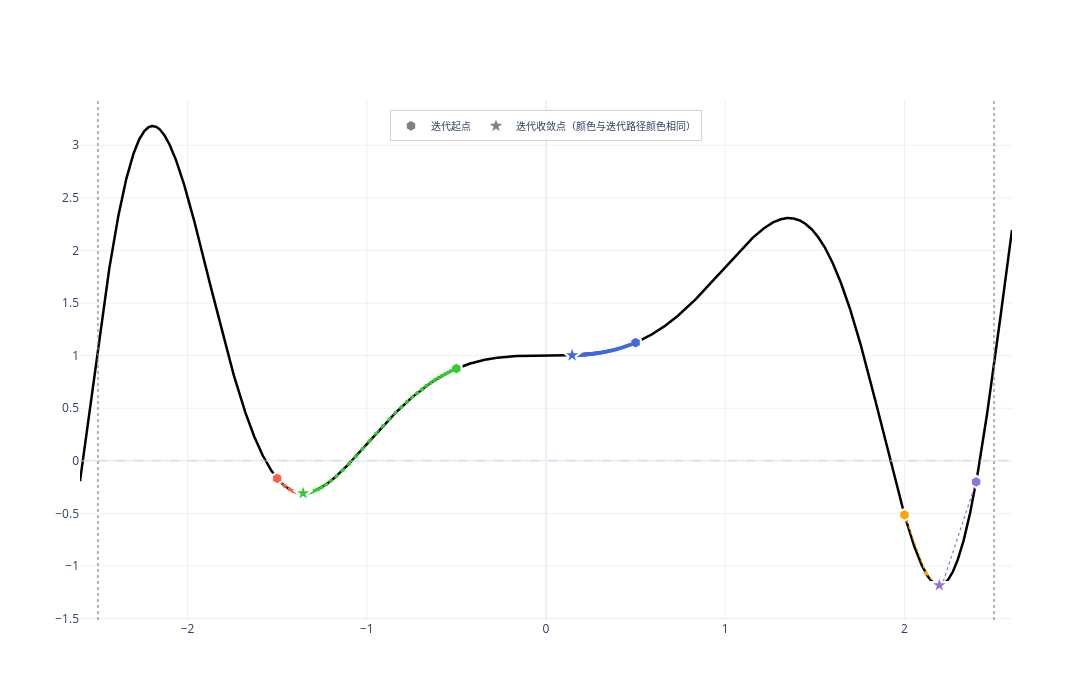

Notebook code for this chart:
### Markdown cell above
一个常见的说法是：梯度下降法在非凸函数上会"受困于鞍点"，这是深度学习训练的主要障碍之一。

**仿真演示**：

选取具有多个局部极值和鞍点的震荡函数 $f(x) = x\sin(x^2) + 1$，从5个不同初始点出发执行梯度下降法，观察收敛行为。

### Code cell
# ===== 导入必要的库 =====
import numpy as np                      # 数值计算库
import plotly.graph_objects as go      # 交互式可视化库
from scipy.optimize import minimize_scalar  # 用于辅助寻找极值点（本实验中未直接使用）

# ========= 非凸函数定义 =========
def f_nonconvex(x):
    """
    非凸函数：f(x) = x * sin(x^2) + 1
    该函数在定义域内存在多个局部极大值、局部极小值和鞍点
    """
    return x * np.sin(x**2) + 1

def df_nonconvex(x):
    """
    非凸函数的一阶导数：
    f'(x) = sin(x^2) + 2 * x^2 * cos(x^2)
    使用链式法则求导：d/dx [x * sin(x^2)] = sin(x^2) + x * cos(x^2) * 2x
    """
    return np.sin(x**2) + 2 * x**2 * np.cos(x**2)

# ========= 定义域边界 =========
DOMAIN_L = -2.5    # 定义域左边界
DOMAIN_R = 2.5     # 定义域右边界

# ========= 多起点实验配置 =========
initial_points = [-1.5, -0.5, 0.5, 2.0, 2.4]  # 五个不同初始点
eta = 0.02                                    # 步长（取较小值以保证在震荡函数上稳定）
epsilon = 0.001                                # 梯度收敛阈值
max_iter = 80                                 # 最大迭代次数

# ========= 生成函数曲线 =========
x_curve = np.linspace(-2.6, 2.6, 3000)
y_curve = f_nonconvex(x_curve)

# ========= 创建图形 =========
fig = go.Figure()

# 绘制非凸函数曲线（黑色粗线）
fig.add_trace(go.Scatter(
    x=x_curve,
    y=y_curve,
    mode="lines",
    line=dict(color="black", width=2.5),
    showlegend=False
))

# 绘制定义域边界（灰色虚线）
fig.add_vline(x=DOMAIN_L, line_dash="dot", line_color="gray", opacity=0.6)
fig.add_vline(x=DOMAIN_R, line_dash="dot", line_color="gray", opacity=0.6)

# ========= 颜色方案 =========
colors = ['tomato', 'limegreen', 'royalblue', 'orange', 'mediumpurple']

# 存储收敛结果
convergence_results = []

# ========= 对每个初始点执行梯度下降法 =========
for init_idx, x0 in enumerate(initial_points):
    color = colors[init_idx % len(colors)]

    xs = [x0]                                 # 记录迭代路径
    ys = [f_nonconvex(x0)]
    x_current = x0

    for k in range(max_iter):
        grad = df_nonconvex(x_current)        # 计算当前梯度
        x_next = x_current - eta * grad       # 梯度下降更新
        x_next = np.clip(x_next, DOMAIN_L + 1e-6, DOMAIN_R - 1e-6)  # 限制在定义域内

        xs.append(x_next)                     # 记录新位置
        ys.append(f_nonconvex(x_next))        # 记录新位置函数值

        if abs(grad) < epsilon:               # 梯度足够小则停止
            break
        x_current = x_next                    # 更新当前参数

    # 保存收敛结果
    convergence_results.append({
        'start': x0,
        'end': xs[-1],
        'loss': ys[-1],
        'steps': len(xs) - 1,
        'color': color
    })

    # 绘制起始点（六边形）
    fig.add_trace(go.Scatter(
        x=[xs[0]],
        y=[ys[0]],
        mode="markers",
        marker=dict(
            color=color,
            size=12,
            symbol='hexagon',
            line=dict(width=2, color='white')
        ),
        showlegend=False
    ))

    # 绘制迭代路径（彩色虚线连接线）
    for i in range(len(xs)-1):
        fig.add_trace(go.Scatter(
            x=[xs[i], xs[i+1]],
            y=[ys[i], ys[i+1]],
            mode="lines",
            line=dict(color=color, width=1.2, dash='dot'),
            showlegend=False
        ))

    # 绘制中间迭代点（小圆点）
    fig.add_trace(go.Scatter(
        x=xs[1:-1],
        y=ys[1:-1],
        mode="markers",
        marker=dict(color=color, size=4),
        showlegend=False
    ))

    # 绘制收敛终点（星形）
    fig.add_trace(go.Scatter(
        x=[xs[-1]],
        y=[ys[-1]],
        mode="markers",
        marker=dict(
            color=color,
            size=14,
            symbol='star',
            line=dict(width=2, color='white')
        ),
        showlegend=False
    ))

# ========= 图例说明 =========
# 添加图例条目（使用空数据点，仅用于显示图例）
fig.add_trace(go.Scatter(
    x=[None], y=[None],
    mode="markers",
    marker=dict(symbol="hexagon", size=12, color="gray", line=dict(width=2, color="white")),
    name="迭代起点"
))

fig.add_trace(go.Scatter(
    x=[None], y=[None],
    mode="markers",
    marker=dict(symbol="star", size=14, color="gray", line=dict(width=2, color="white")),
    name="迭代收敛点（颜色与迭代路径颜色相同）"
))

# 绘制 y=0 参考线（浅灰色虚线）
fig.add_hline(y=0, line_dash="dash", line_color="lightgray", opacity=0.5)

# ========= 设置图形布局 =========
fig.update_layout(
    title=None,
    xaxis_title=None,
    yaxis_title=None,
    template="plotly_white",
    width=1200,
    height=700,
    xaxis=dict(range=[-2.6, 2.6]),
    hovermode="x unified",
    showlegend=True,
    legend=dict(
        orientation="h",
        yanchor="top",
        y=0.98,
        xanchor="center",
        x=0.5,
        bgcolor="rgba(255,255,255,0.85)",
        bordercolor="lightgray",
        borderwidth=1,
        font=dict(size=10)
    ),
    annotations=[]
)

fig.show()

# ========= 打印收敛结果汇总 =========
print("\n" + "=" * 70)
print("【梯度下降法收敛结果汇总 — 定义域 (-2.5, 2.5) 开区间】")
print("=" * 70)

for res in convergence_results:
    print(f"起点x={res['start']:.1f} → 收敛点 x = {res['end']:.4f}, f(x) = {res['loss']:.4f}")

print("=" * 70)
print("💡 关键观察：起点x=0.5 收敛到 x≈0.1458, f(x)≈1.0031")
print("   该点梯度 ≈ 0，但并非局部极小值——这是一个典型的鞍点！")

### Figure 1 — Plotly figure (JSON) as saved in the notebook; plotly's stock layout.template omitted (floating-point values rounded to 4 significant figures; data arrays with more than 128 entries replaced by an {"elided": "..."} marker saying what was removed)
{"data": [{"line": {"color": "black", "width": 2.5}, "mode": "lines", "showlegend": false, "type": "scatter", "x": {"elided": "3000 float values"}, "y": {"elided": "3000 float values"}}, {"marker": {"color": "tomato", "line": {"color": "white", "width": 2}, "size": 12, "symbol": "hexagon"}, "mode": "markers", "showlegend": false, "type": "scatter", "x": [-1.5], "y": [-0.1671]}, {"line": {"color": "tomato", "dash": "dot", "width": 1.2}, "mode": "lines", "showlegend": false, "type": "scatter", "x": [-1.5, -1.459], "y": [-0.1671, -0.2377]}, {"line": {"color": "tomato", "dash": "dot", "width": 1.2}, "mode": "lines", "showlegend": false, "type": "scatter", "x": [-1.459, -1.431], "y": [-0.2377, -0.2714]}, {"line": {"color": "tomato", "dash": "dot", "width": 1.2}, "mode": "lines", "showlegend": false, "type": "scatter", "x": [-1.431, -1.411], "y": [-0.2714, -0.2882]}, {"line": {"color": "tomato", "dash": "dot", "width": 1.2}, "mode": "lines", "showlegend": false, "type": "scatter", "x": [-1.411, -1.397], "y": [-0.2882, -0.297]}, {"line": {"color": "tomato", "dash": "dot", "width": 1.2}, "mode": "lines", "showlegend": false, "type": "scatter", "x": [-1.397, -1.386], "y": [-0.297, -0.3017]}, {"line": {"color": "tomato", "dash": "dot", "width": 1.2}, "mode": "lines", "showlegend": false, "type": "scatter", "x": [-1.386, -1.379], "y": [-0.3017, -0.3043]}, {"line": {"color": "tomato", "dash": "dot", "width": 1.2}, "mode": "lines", "showlegend": false, "type": "scatter", "x": [-1.379, -1.373], "y": [-0.3043, -0.3057]}, {"line": {"color": "tomato", "dash": "dot", "width": 1.2}, "mode": "lines", "showlegend": false, "type": "scatter", "x": [-1.373, -1.369], "y": [-0.3057, -0.3065]}, {"line": {"color": "tomato", "dash": "dot", "width": 1.2}, "mode": "lines", "showlegend": false, "type": "scatter", "x": [-1.369, -1.365], "y": [-0.3065, -0.307]}, {"line": {"color": "tomato", "dash": "dot", "width": 1.2}, "mode": "lines", "showlegend": false, "type": "scatter", "x": [-1.365, -1.363], "y": [-0.307, -0.3073]}, {"line": {"color": "tomato", "dash": "dot", "width": 1.2}, "mode": "lines", "showlegend": false, "type": "scatter", "x": [-1.363, -1.361], "y": [-0.3073, -0.3074]}, {"line": {"color": "tomato", "dash": "dot", "width": 1.2}, "mode": "lines", "showlegend": false, "type": "scatter", "x": [-1.361, -1.36], "y": [-0.3074, -0.3075]}, {"line": {"color": "tomato", "dash": "dot", "width": 1.2}, "mode": "lines", "showlegend": false, "type": "scatter", "x": [-1.36, -1.359], "y": [-0.3075, -0.3075]}, {"line": {"color": "tomato", "dash": "dot", "width": 1.2}, "mode": "lines", "showlegend": false, "type": "scatter", "x": [-1.359, -1.358], "y": [-0.3075, -0.3076]}, {"line": {"color": "tomato", "dash": "dot", "width": 1.2}, "mode": "lines", "showlegend": false, "type": "scatter", "x": [-1.358, -1.357], "y": [-0.3076, -0.3076]}, {"line": {"color": "tomato", "dash": "dot", "width": 1.2}, "mode": "lines", "showlegend": false, "type": "scatter", "x": [-1.357, -1.357], "y": [-0.3076, -0.3076]}, {"line": {"color": "tomato", "dash": "dot", "width": 1.2}, "mode": "lines", "showlegend": false, "type": "scatter", "x": [-1.357, -1.356], "y": [-0.3076, -0.3076]}, {"line": {"color": "tomato", "dash": "dot", "width": 1.2}, "mode": "lines", "showlegend": false, "type": "scatter", "x": [-1.356, -1.356], "y": [-0.3076, -0.3076]}, {"line": {"color": "tomato", "dash": "dot", "width": 1.2}, "mode": "lines", "showlegend": false, "type": "scatter", "x": [-1.356, -1.356], "y": [-0.3076, -0.3076]}, {"line": {"color": "tomato", "dash": "dot", "width": 1.2}, "mode": "lines", "showlegend": false, "type": "scatter", "x": [-1.356, -1.356], "y": [-0.3076, -0.3076]}, {"line": {"color": "tomato", "dash": "dot", "width": 1.2}, "mode": "lines", "showlegend": false, "type": "scatter", "x": [-1.356, -1.356], "y": [-0.3076, -0.3076]}, {"line": {"color": "tomato", "dash": "dot", "width": 1.2}, "mode": "lines", "showlegend": false, "type": "scatter", "x": [-1.356, -1.356], "y": [-0.3076, -0.3076]}, {"line": {"color": "tomato", "dash": "dot", "width": 1.2}, "mode": "lines", "showlegend": false, "type": "scatter", "x": [-1.356, -1.355], "y": [-0.3076, -0.3076]}, {"line": {"color": "tomato", "dash": "dot", "width": 1.2}, "mode": "lines", "showlegend": false, "type": "scatter", "x": [-1.355, -1.355], "y": [-0.3076, -0.3076]}, {"line": {"color": "tomato", "dash": "dot", "width": 1.2}, "mode": "lines", "showlegend": false, "type": "scatter", "x": [-1.355, -1.355], "y": [-0.3076, -0.3076]}, {"line": {"color": "tomato", "dash": "dot", "width": 1.2}, "mode": "lines", "showlegend": false, "type": "scatter", "x": [-1.355, -1.355], "y": [-0.3076, -0.3076]}, {"line": {"color": "tomato", "dash": "dot", "width": 1.2}, "mode": "lines", "showlegend": false, "type": "scatter", "x": [-1.355, -1.355], "y": [-0.3076, -0.3076]}, {"line": {"color": "tomato", "dash": "dot", "width": 1.2}, "mode": "lines", "showlegend": false, "type": "scatter", "x": [-1.355, -1.355], "y": [-0.3076, -0.3076]}, {"marker": {"color": "tomato", "size": 4}, "mode": "markers", "showlegend": false, "type": "scatter", "x": [-1.459, -1.431, -1.411, -1.397, -1.386, -1.379, -1.373, -1.369, -1.365, -1.363, -1.361, -1.36, -1.359, -1.358, -1.357, -1.357, -1.356, -1.356, -1.356, -1.356, -1.356, -1.356, -1.355, -1.355, -1.355, -1.355, -1.355], "y": [-0.2377, -0.2714, -0.2882, -0.297, -0.3017, -0.3043, -0.3057, -0.3065, -0.307, -0.3073, -0.3074, -0.3075, -0.3075, -0.3076, -0.3076, -0.3076, -0.3076, -0.3076, -0.3076, -0.3076, -0.3076, -0.3076, -0.3076, -0.3076, -0.3076, -0.3076, -0.3076]}, {"marker": {"color": "tomato", "line": {"color": "white", "width": 2}, "size": 14, "symbol": "star"}, "mode": "markers", "showlegend": false, "type": "scatter", "x": [-1.355], "y": [-0.3076]}, {"marker": {"color": "limegreen", "line": {"color": "white", "width": 2}, "size": 12, "symbol": "hexagon"}, "mode": "markers", "showlegend": false, "type": "scatter", "x": [-0.5], "y": [0.8763]}, {"line": {"color": "limegreen", "dash": "dot", "width": 1.2}, "mode": "lines", "showlegend": false, "type": "scatter", "x": [-0.5, -0.5146], "y": [0.8763, 0.8653]}, {"line": {"color": "limegreen", "dash": "dot", "width": 1.2}, "mode": "lines", "showlegend": false, "type": "scatter", "x": [-0.5146, -0.5301], "y": [0.8653, 0.853]}, {"line": {"color": "limegreen", "dash": "dot", "width": 1.2}, "mode": "lines", "showlegend": false, "type": "scatter", "x": [-0.5301, -0.5464], "y": [0.853, 0.8392]}, {"line": {"color": "limegreen", "dash": "dot", "width": 1.2}, "mode": "lines", "showlegend": false, "type": "scatter", "x": [-0.5464, -0.5637], "y": [0.8392, 0.8238]}, {"line": {"color": "limegreen", "dash": "dot", "width": 1.2}, "mode": "lines", "showlegend": false, "type": "scatter", "x": [-0.5637, -0.5821], "y": [0.8238, 0.8065]}, {"line": {"color": "limegreen", "dash": "dot", "width": 1.2}, "mode": "lines", "showlegend": false, "type": "scatter", "x": [-0.5821, -0.6015], "y": [0.8065, 0.7871]}, {"line": {"color": "limegreen", "dash": "dot", "width": 1.2}, "mode": "lines", "showlegend": false, "type": "scatter", "x": [-0.6015, -0.6221], "y": [0.7871, 0.7652]}, {"line": {"color": "limegreen", "dash": "dot", "width": 1.2}, "mode": "lines", "showlegend": false, "type": "scatter", "x": [-0.6221, -0.644], "y": [0.7652, 0.7405]}, {"line": {"color": "limegreen", "dash": "dot", "width": 1.2}, "mode": "lines", "showlegend": false, "type": "scatter", "x": [-0.644, -0.6672], "y": [0.7405, 0.7127]}, {"line": {"color": "limegreen", "dash": "dot", "width": 1.2}, "mode": "lines", "showlegend": false, "type": "scatter", "x": [-0.6672, -0.6919], "y": [0.7127, 0.6812]}, {"line": {"color": "limegreen", "dash": "dot", "width": 1.2}, "mode": "lines", "showlegend": false, "type": "scatter", "x": [-0.6919, -0.7181], "y": [0.6812, 0.6458]}, {"line": {"color": "limegreen", "dash": "dot", "width": 1.2}, "mode": "lines", "showlegend": false, "type": "scatter", "x": [-0.7181, -0.7459], "y": [0.6458, 0.606]}, {"line": {"color": "limegreen", "dash": "dot", "width": 1.2}, "mode": "lines", "showlegend": false, "type": "scatter", "x": [-0.7459, -0.7754], "y": [0.606, 0.5614]}, {"line": {"color": "limegreen", "dash": "dot", "width": 1.2}, "mode": "lines", "showlegend": false, "type": "scatter", "x": [-0.7754, -0.8065], "y": [0.5614, 0.5116]}, {"line": {"color": "limegreen", "dash": "dot", "width": 1.2}, "mode": "lines", "showlegend": false, "type": "scatter", "x": [-0.8065, -0.8394], "y": [0.5116, 0.4564]}, {"line": {"color": "limegreen", "dash": "dot", "width": 1.2}, "mode": "lines", "showlegend": false, "type": "scatter", "x": [-0.8394, -0.8738], "y": [0.4564, 0.3958]}, {"line": {"color": "limegreen", "dash": "dot", "width": 1.2}, "mode": "lines", "showlegend": false, "type": "scatter", "x": [-0.8738, -0.9097], "y": [0.3958, 0.3302]}, {"line": {"color": "limegreen", "dash": "dot", "width": 1.2}, "mode": "lines", "showlegend": false, "type": "scatter", "x": [-0.9097, -0.9468], "y": [0.3302, 0.2604]}, {"line": {"color": "limegreen", "dash": "dot", "width": 1.2}, "mode": "lines", "showlegend": false, "type": "scatter", "x": [-0.9468, -0.9848], "y": [0.2604, 0.1877]}, {"line": {"color": "limegreen", "dash": "dot", "width": 1.2}, "mode": "lines", "showlegend": false, "type": "scatter", "x": [-0.9848, -1.023], "y": [0.1877, 0.1139]}, {"line": {"color": "limegreen", "dash": "dot", "width": 1.2}, "mode": "lines", "showlegend": false, "type": "scatter", "x": [-1.023, -1.062], "y": [0.1139, 0.04139]}, {"line": {"color": "limegreen", "dash": "dot", "width": 1.2}, "mode": "lines", "showlegend": false, "type": "scatter", "x": [-1.062, -1.099], "y": [0.04139, -0.02728]}, {"line": {"color": "limegreen", "dash": "dot", "width": 1.2}, "mode": "lines", "showlegend": false, "type": "scatter", "x": [-1.099, -1.135], "y": [-0.02728, -0.08964]}, {"line": {"color": "limegreen", "dash": "dot", "width": 1.2}, "mode": "lines", "showlegend": false, "type": "scatter", "x": [-1.135, -1.168], "y": [-0.08964, -0.1438]}, {"line": {"color": "limegreen", "dash": "dot", "width": 1.2}, "mode": "lines", "showlegend": false, "type": "scatter", "x": [-1.168, -1.199], "y": [-0.1438, -0.1885]}, {"line": {"color": "limegreen", "dash": "dot", "width": 1.2}, "mode": "lines", "showlegend": false, "type": "scatter", "x": [-1.199, -1.227], "y": [-0.1885, -0.2239]}, {"line": {"color": "limegreen", "dash": "dot", "width": 1.2}, "mode": "lines", "showlegend": false, "type": "scatter", "x": [-1.227, -1.251], "y": [-0.2239, -0.2505]}, {"line": {"color": "limegreen", "dash": "dot", "width": 1.2}, "mode": "lines", "showlegend": false, "type": "scatter", "x": [-1.251, -1.271], "y": [-0.2505, -0.2697]}, {"line": {"color": "limegreen", "dash": "dot", "width": 1.2}, "mode": "lines", "showlegend": false, "type": "scatter", "x": [-1.271, -1.288], "y": [-0.2697, -0.283]}, {"line": {"color": "limegreen", "dash": "dot", "width": 1.2}, "mode": "lines", "showlegend": false, "type": "scatter", "x": [-1.288, -1.302], "y": [-0.283, -0.292]}, {"line": {"color": "limegreen", "dash": "dot", "width": 1.2}, "mode": "lines", "showlegend": false, "type": "scatter", "x": [-1.302, -1.314], "y": [-0.292, -0.2979]}, {"line": {"color": "limegreen", "dash": "dot", "width": 1.2}, "mode": "lines", "showlegend": false, "type": "scatter", "x": [-1.314, -1.323], "y": [-0.2979, -0.3016]}, {"line": {"color": "limegreen", "dash": "dot", "width": 1.2}, "mode": "lines", "showlegend": false, "type": "scatter", "x": [-1.323, -1.33], "y": [-0.3016, -0.304]}, {"line": {"color": "limegreen", "dash": "dot", "width": 1.2}, "mode": "lines", "showlegend": false, "type": "scatter", "x": [-1.33, -1.336], "y": [-0.304, -0.3054]}, {"line": {"color": "limegreen", "dash": "dot", "width": 1.2}, "mode": "lines", "showlegend": false, "type": "scatter", "x": [-1.336, -1.34], "y": [-0.3054, -0.3063]}, {"line": {"color": "limegreen", "dash": "dot", "width": 1.2}, "mode": "lines", "showlegend": false, "type": "scatter", "x": [-1.34, -1.344], "y": [-0.3063, -0.3068]}, {"line": {"color": "limegreen", "dash": "dot", "width": 1.2}, "mode": "lines", "showlegend": false, "type": "scatter", "x": [-1.344, -1.346], "y": [-0.3068, -0.3072]}, {"line": {"color": "limegreen", "dash": "dot", "width": 1.2}, "mode": "lines", "showlegend": false, "type": "scatter", "x": [-1.346, -1.348], "y": [-0.3072, -0.3073]}, {"line": {"color": "limegreen", "dash": "dot", "width": 1.2}, "mode": "lines", "showlegend": false, "type": "scatter", "x": [-1.348, -1.35], "y": [-0.3073, -0.3075]}, {"line": {"color": "limegreen", "dash": "dot", "width": 1.2}, "mode": "lines", "showlegend": false, "type": "scatter", "x": [-1.35, -1.351], "y": [-0.3075, -0.3075]}, {"line": {"color": "limegreen", "dash": "dot", "width": 1.2}, "mode": "lines", "showlegend": false, "type": "scatter", "x": [-1.351, -1.352], "y": [-0.3075, -0.3076]}, {"line": {"color": "limegreen", "dash": "dot", "width": 1.2}, "mode": "lines", "showlegend": false, "type": "scatter", "x": [-1.352, -1.353], "y": [-0.3076, -0.3076]}, {"line": {"color": "limegreen", "dash": "dot", "width": 1.2}, "mode": "lines", "showlegend": false, "type": "scatter", "x": [-1.353, -1.353], "y": [-0.3076, -0.3076]}, {"line": {"color": "limegreen", "dash": "dot", "width": 1.2}, "mode": "lines", "showlegend": false, "type": "scatter", "x": [-1.353, -1.354], "y": [-0.3076, -0.3076]}, {"line": {"color": "limegreen", "dash": "dot", "width": 1.2}, "mode": "lines", "showlegend": false, "type": "scatter", "x": [-1.354, -1.354], "y": [-0.3076, -0.3076]}, {"line": {"color": "limegreen", "dash": "dot", "width": 1.2}, "mode": "lines", "showlegend": false, "type": "scatter", "x": [-1.354, -1.354], "y": [-0.3076, -0.3076]}, {"line": {"color": "limegreen", "dash": "dot", "width": 1.2}, "mode": "lines", "showlegend": false, "type": "scatter", "x": [-1.354, -1.355], "y": [-0.3076, -0.3076]}, {"line": {"color": "limegreen", "dash": "dot", "width": 1.2}, "mode": "lines", "showlegend": false, "type": "scatter", "x": [-1.355, -1.355], "y": [-0.3076, -0.3076]}, {"line": {"color": "limegreen", "dash": "dot", "width": 1.2}, "mode": "lines", "showlegend": false, "type": "scatter", "x": [-1.355, -1.355], "y": [-0.3076, -0.3076]}, {"line": {"color": "limegreen", "dash": "dot", "width": 1.2}, "mode": "lines", "showlegend": false, "type": "scatter", "x": [-1.355, -1.355], "y": [-0.3076, -0.3076]}, {"line": {"color": "limegreen", "dash": "dot", "width": 1.2}, "mode": "lines", "showlegend": false, "type": "scatter", "x": [-1.355, -1.355], "y": [-0.3076, -0.3076]}, {"line": {"color": "limegreen", "dash": "dot", "width": 1.2}, "mode": "lines", "showlegend": false, "type": "scatter", "x": [-1.355, -1.355], "y": [-0.3076, -0.3076]}, {"line": {"color": "limegreen", "dash": "dot", "width": 1.2}, "mode": "lines", "showlegend": false, "type": "scatter", "x": [-1.355, -1.355], "y": [-0.3076, -0.3076]}, {"line": {"color": "limegreen", "dash": "dot", "width": 1.2}, "mode": "lines", "showlegend": false, "type": "scatter", "x": [-1.355, -1.355], "y": [-0.3076, -0.3076]}, {"line": {"color": "limegreen", "dash": "dot", "width": 1.2}, "mode": "lines", "showlegend": false, "type": "scatter", "x": [-1.355, -1.355], "y": [-0.3076, -0.3076]}, {"line": {"color": "limegreen", "dash": "dot", "width": 1.2}, "mode": "lines", "showlegend": false, "type": "scatter", "x": [-1.355, -1.355], "y": [-0.3076, -0.3076]}, {"marker": {"color": "limegreen", "size": 4}, "mode": "markers", "showlegend": false, "type": "scatter", "x": [-0.5146, -0.5301, -0.5464, -0.5637, -0.5821, -0.6015, -0.6221, -0.644, -0.6672, -0.6919, -0.7181, -0.7459, -0.7754, -0.8065, -0.8394, -0.8738, -0.9097, -0.9468, -0.9848, -1.023, -1.062, -1.099, -1.135, -1.168, -1.199, -1.227, -1.251, -1.271, -1.288, -1.302, -1.314, -1.323, -1.33, -1.336, -1.34, -1.344, -1.346, -1.348, -1.35, -1.351, -1.352, -1.353, -1.353, -1.354, -1.354, -1.354, -1.355, -1.355, -1.355, -1.355, -1.355, -1.355, -1.355, -1.355, -1.355], "y": [0.8653, 0.853, 0.8392, 0.8238, 0.8065, 0.7871, 0.7652, 0.7405, 0.7127, 0.6812, 0.6458, 0.606, 0.5614, 0.5116, 0.4564, 0.3958, 0.3302, 0.2604, 0.1877, 0.1139, 0.04139, -0.02728, -0.08964, -0.1438, -0.1885, -0.2239, -0.2505, -0.2697, -0.283, -0.292, -0.2979, -0.3016, -0.304, -0.3054, -0.3063, -0.3068, -0.3072, -0.3073, -0.3075, -0.3075, -0.3076, -0.3076, -0.3076, -0.3076, -0.3076, -0.3076, -0.3076, -0.3076, -0.3076, -0.3076, -0.3076, -0.3076, -0.3076, -0.3076, -0.3076]}, {"marker": {"color": "limegreen", "line": {"color": "white", "width": 2}, "size": 14, "symbol": "star"}, "mode": "markers", "showlegend": false, "type": "scatter", "x": [-1.355], "y": [-0.3076]}, {"marker": {"color": "royalblue", "line": {"color": "white", "width": 2}, "size": 12, "symbol": "hexagon"}, "mode": "markers", "showlegend": false, "type": "scatter", "x": [0.5], "y": [1.124]}, {"line": {"color": "royalblue", "dash": "dot", "width": 1.2}, "mode": "lines", "showlegend": false, "type": "scatter", "x": [0.5, 0.4854], "y": [1.124, 1.113]}, {"line": {"color": "royalblue", "dash": "dot", "width": 1.2}, "mode": "lines", "showlegend": false, "type": "scatter", "x": [0.4854, 0.4715], "y": [1.113, 1.104]}, {"line": {"color": "royalblue", "dash": "dot", "width": 1.2}, "mode": "lines", "showlegend": false, "type": "scatter", "x": [0.4715, 0.4584], "y": [1.104, 1.096]}, {"line": {"color": "royalblue", "dash": "dot", "width": 1.2}, "mode": "lines", "showlegend": false, "type": "scatter", "x": [0.4584, 0.4461], "y": [1.096, 1.088]}, {"line": {"color": "royalblue", "dash": "dot", "width": 1.2}, "mode": "lines", "showlegend": false, "type": "scatter", "x": [0.4461, 0.4343], "y": [1.088, 1.081]}, {"line": {"color": "royalblue", "dash": "dot", "width": 1.2}, "mode": "lines", "showlegend": false, "type": "scatter", "x": [0.4343, 0.4231], "y": [1.081, 1.075]}, {"line": {"color": "royalblue", "dash": "dot", "width": 1.2}, "mode": "lines", "showlegend": false, "type": "scatter", "x": [0.4231, 0.4125], "y": [1.075, 1.07]}, {"line": {"color": "royalblue", "dash": "dot", "width": 1.2}, "mode": "lines", "showlegend": false, "type": "scatter", "x": [0.4125, 0.4024], "y": [1.07, 1.065]}, {"line": {"color": "royalblue", "dash": "dot", "width": 1.2}, "mode": "lines", "showlegend": false, "type": "scatter", "x": [0.4024, 0.3928], "y": [1.065, 1.06]}, {"line": {"color": "royalblue", "dash": "dot", "width": 1.2}, "mode": "lines", "showlegend": false, "type": "scatter", "x": [0.3928, 0.3836], "y": [1.06, 1.056]}, {"line": {"color": "royalblue", "dash": "dot", "width": 1.2}, "mode": "lines", "showlegend": false, "type": "scatter", "x": [0.3836, 0.3749], "y": [1.056, 1.053]}, {"line": {"color": "royalblue", "dash": "dot", "width": 1.2}, "mode": "lines", "showlegend": false, "type": "scatter", "x": [0.3749, 0.3665], "y": [1.053, 1.049]}, {"line": {"color": "royalblue", "dash": "dot", "width": 1.2}, "mode": "lines", "showlegend": false, "type": "scatter", "x": [0.3665, 0.3585], "y": [1.049, 1.046]}, {"line": {"color": "royalblue", "dash": "dot", "width": 1.2}, "mode": "lines", "showlegend": false, "type": "scatter", "x": [0.3585, 0.3509], "y": [1.046, 1.043]}, {"line": {"color": "royalblue", "dash": "dot", "width": 1.2}, "mode": "lines", "showlegend": false, "type": "scatter", "x": [0.3509, 0.3435], "y": [1.043, 1.04]}, {"line": {"color": "royalblue", "dash": "dot", "width": 1.2}, "mode": "lines", "showlegend": false, "type": "scatter", "x": [0.3435, 0.3365], "y": [1.04, 1.038]}, {"line": {"color": "royalblue", "dash": "dot", "width": 1.2}, "mode": "lines", "showlegend": false, "type": "scatter", "x": [0.3365, 0.3297], "y": [1.038, 1.036]}, {"line": {"color": "royalblue", "dash": "dot", "width": 1.2}, "mode": "lines", "showlegend": false, "type": "scatter", "x": [0.3297, 0.3232], "y": [1.036, 1.034]}, {"line": {"color": "royalblue", "dash": "dot", "width": 1.2}, "mode": "lines", "showlegend": false, "type": "scatter", "x": [0.3232, 0.317], "y": [1.034, 1.032]}, {"line": {"color": "royalblue", "dash": "dot", "width": 1.2}, "mode": "lines", "showlegend": false, "type": "scatter", "x": [0.317, 0.311], "y": [1.032, 1.03]}, {"line": {"color": "royalblue", "dash": "dot", "width": 1.2}, "mode": "lines", "showlegend": false, "type": "scatter", "x": [0.311, 0.3052], "y": [1.03, 1.028]}, {"line": {"color": "royalblue", "dash": "dot", "width": 1.2}, "mode": "lines", "showlegend": false, "type": "scatter", "x": [0.3052, 0.2996], "y": [1.028, 1.027]}, {"line": {"color": "royalblue", "dash": "dot", "width": 1.2}, "mode": "lines", "showlegend": false, "type": "scatter", "x": [0.2996, 0.2942], "y": [1.027, 1.025]}, {"line": {"color": "royalblue", "dash": "dot", "width": 1.2}, "mode": "lines", "showlegend": false, "type": "scatter", "x": [0.2942, 0.2891], "y": [1.025, 1.024]}, {"line": {"color": "royalblue", "dash": "dot", "width": 1.2}, "mode": "lines", "showlegend": false, "type": "scatter", "x": [0.2891, 0.2841], "y": [1.024, 1.023]}, {"line": {"color": "royalblue", "dash": "dot", "width": 1.2}, "mode": "lines", "showlegend": false, "type": "scatter", "x": [0.2841, 0.2792], "y": [1.023, 1.022]}, {"line": {"color": "royalblue", "dash": "dot", "width": 1.2}, "mode": "lines", "showlegend": false, "type": "scatter", "x": [0.2792, 0.2746], "y": [1.022, 1.021]}, {"line": {"color": "royalblue", "dash": "dot", "width": 1.2}, "mode": "lines", "showlegend": false, "type": "scatter", "x": [0.2746, 0.2701], "y": [1.021, 1.02]}, {"line": {"color": "royalblue", "dash": "dot", "width": 1.2}, "mode": "lines", "showlegend": false, "type": "scatter", "x": [0.2701, 0.2657], "y": [1.02, 1.019]}, {"line": {"color": "royalblue", "dash": "dot", "width": 1.2}, "mode": "lines", "showlegend": false, "type": "scatter", "x": [0.2657, 0.2615], "y": [1.019, 1.018]}, {"line": {"color": "royalblue", "dash": "dot", "width": 1.2}, "mode": "lines", "showlegend": false, "type": "scatter", "x": [0.2615, 0.2574], "y": [1.018, 1.017]}, {"line": {"color": "royalblue", "dash": "dot", "width": 1.2}, "mode": "lines", "showlegend": false, "type": "scatter", "x": [0.2574, 0.2534], "y": [1.017, 1.016]}, {"line": {"color": "royalblue", "dash": "dot", "width": 1.2}, "mode": "lines", "showlegend": false, "type": "scatter", "x": [0.2534, 0.2496], "y": [1.016, 1.016]}, {"line": {"color": "royalblue", "dash": "dot", "width": 1.2}, "mode": "lines", "showlegend": false, "type": "scatter", "x": [0.2496, 0.2458], "y": [1.016, 1.015]}, {"line": {"color": "royalblue", "dash": "dot", "width": 1.2}, "mode": "lines", "showlegend": false, "type": "scatter", "x": [0.2458, 0.2422], "y": [1.015, 1.014]}, {"line": {"color": "royalblue", "dash": "dot", "width": 1.2}, "mode": "lines", "showlegend": false, "type": "scatter", "x": [0.2422, 0.2387], "y": [1.014, 1.014]}, {"line": {"color": "royalblue", "dash": "dot", "width": 1.2}, "mode": "lines", "showlegend": false, "type": "scatter", "x": [0.2387, 0.2353], "y": [1.014, 1.013]}, {"line": {"color": "royalblue", "dash": "dot", "width": 1.2}, "mode": "lines", "showlegend": false, "type": "scatter", "x": [0.2353, 0.232], "y": [1.013, 1.012]}, {"line": {"color": "royalblue", "dash": "dot", "width": 1.2}, "mode": "lines", "showlegend": false, "type": "scatter", "x": [0.232, 0.2287], "y": [1.012, 1.012]}, {"line": {"color": "royalblue", "dash": "dot", "width": 1.2}, "mode": "lines", "showlegend": false, "type": "scatter", "x": [0.2287, 0.2256], "y": [1.012, 1.011]}, {"line": {"color": "royalblue", "dash": "dot", "width": 1.2}, "mode": "lines", "showlegend": false, "type": "scatter", "x": [0.2256, 0.2225], "y": [1.011, 1.011]}, {"line": {"color": "royalblue", "dash": "dot", "width": 1.2}, "mode": "lines", "showlegend": false, "type": "scatter", "x": [0.2225, 0.2196], "y": [1.011, 1.011]}, {"line": {"color": "royalblue", "dash": "dot", "width": 1.2}, "mode": "lines", "showlegend": false, "type": "scatter", "x": [0.2196, 0.2167], "y": [1.011, 1.01]}, {"line": {"color": "royalblue", "dash": "dot", "width": 1.2}, "mode": "lines", "showlegend": false, "type": "scatter", "x": [0.2167, 0.2139], "y": [1.01, 1.01]}, {"line": {"color": "royalblue", "dash": "dot", "width": 1.2}, "mode": "lines", "showlegend": false, "type": "scatter", "x": [0.2139, 0.2111], "y": [1.01, 1.009]}, {"line": {"color": "royalblue", "dash": "dot", "width": 1.2}, "mode": "lines", "showlegend": false, "type": "scatter", "x": [0.2111, 0.2085], "y": [1.009, 1.009]}, {"line": {"color": "royalblue", "dash": "dot", "width": 1.2}, "mode": "lines", "showlegend": false, "type": "scatter", "x": [0.2085, 0.2059], "y": [1.009, 1.009]}, {"line": {"color": "royalblue", "dash": "dot", "width": 1.2}, "mode": "lines", "showlegend": false, "type": "scatter", "x": [0.2059, 0.2033], "y": [1.009, 1.008]}, {"line": {"color": "royalblue", "dash": "dot", "width": 1.2}, "mode": "lines", "showlegend": false, "type": "scatter", "x": [0.2033, 0.2008], "y": [1.008, 1.008]}, {"line": {"color": "royalblue", "dash": "dot", "width": 1.2}, "mode": "lines", "showlegend": false, "type": "scatter", "x": [0.2008, 0.1984], "y": [1.008, 1.008]}, {"line": {"color": "royalblue", "dash": "dot", "width": 1.2}, "mode": "lines", "showlegend": false, "type": "scatter", "x": [0.1984, 0.1961], "y": [1.008, 1.008]}, {"line": {"color": "royalblue", "dash": "dot", "width": 1.2}, "mode": "lines", "showlegend": false, "type": "scatter", "x": [0.1961, 0.1937], "y": [1.008, 1.007]}, {"line": {"color": "royalblue", "dash": "dot", "width": 1.2}, "mode": "lines", "showlegend": false, "type": "scatter", "x": [0.1937, 0.1915], "y": [1.007, 1.007]}, {"line": {"color": "royalblue", "dash": "dot", "width": 1.2}, "mode": "lines", "showlegend": false, "type": "scatter", "x": [0.1915, 0.1893], "y": [1.007, 1.007]}, {"line": {"color": "royalblue", "dash": "dot", "width": 1.2}, "mode": "lines", "showlegend": false, "type": "scatter", "x": [0.1893, 0.1872], "y": [1.007, 1.007]}, {"line": {"color": "royalblue", "dash": "dot", "width": 1.2}, "mode": "lines", "showlegend": false, "type": "scatter", "x": [0.1872, 0.185], "y": [1.007, 1.006]}, {"line": {"color": "royalblue", "dash": "dot", "width": 1.2}, "mode": "lines", "showlegend": false, "type": "scatter", "x": [0.185, 0.183], "y": [1.006, 1.006]}, {"line": {"color": "royalblue", "dash": "dot", "width": 1.2}, "mode": "lines", "showlegend": false, "type": "scatter", "x": [0.183, 0.181], "y": [1.006, 1.006]}, {"line": {"color": "royalblue", "dash": "dot", "width": 1.2}, "mode": "lines", "showlegend": false, "type": "scatter", "x": [0.181, 0.179], "y": [1.006, 1.006]}, {"line": {"color": "royalblue", "dash": "dot", "width": 1.2}, "mode": "lines", "showlegend": false, "type": "scatter", "x": [0.179, 0.1771], "y": [1.006, 1.006]}, {"line": {"color": "royalblue", "dash": "dot", "width": 1.2}, "mode": "lines", "showlegend": false, "type": "scatter", "x": [0.1771, 0.1752], "y": [1.006, 1.005]}, {"line": {"color": "royalblue", "dash": "dot", "width": 1.2}, "mode": "lines", "showlegend": false, "type": "scatter", "x": [0.1752, 0.1734], "y": [1.005, 1.005]}, {"line": {"color": "royalblue", "dash": "dot", "width": 1.2}, "mode": "lines", "showlegend": false, "type": "scatter", "x": [0.1734, 0.1716], "y": [1.005, 1.005]}, {"line": {"color": "royalblue", "dash": "dot", "width": 1.2}, "mode": "lines", "showlegend": false, "type": "scatter", "x": [0.1716, 0.1698], "y": [1.005, 1.005]}, {"line": {"color": "royalblue", "dash": "dot", "width": 1.2}, "mode": "lines", "showlegend": false, "type": "scatter", "x": [0.1698, 0.1681], "y": [1.005, 1.005]}, {"line": {"color": "royalblue", "dash": "dot", "width": 1.2}, "mode": "lines", "showlegend": false, "type": "scatter", "x": [0.1681, 0.1664], "y": [1.005, 1.005]}, {"line": {"color": "royalblue", "dash": "dot", "width": 1.2}, "mode": "lines", "showlegend": false, "type": "scatter", "x": [0.1664, 0.1647], "y": [1.005, 1.004]}, {"line": {"color": "royalblue", "dash": "dot", "width": 1.2}, "mode": "lines", "showlegend": false, "type": "scatter", "x": [0.1647, 0.1631], "y": [1.004, 1.004]}, {"line": {"color": "royalblue", "dash": "dot", "width": 1.2}, "mode": "lines", "showlegend": false, "type": "scatter", "x": [0.1631, 0.1615], "y": [1.004, 1.004]}, {"line": {"color": "royalblue", "dash": "dot", "width": 1.2}, "mode": "lines", "showlegend": false, "type": "scatter", "x": [0.1615, 0.1599], "y": [1.004, 1.004]}, {"line": {"color": "royalblue", "dash": "dot", "width": 1.2}, "mode": "lines", "showlegend": false, "type": "scatter", "x": [0.1599, 0.1584], "y": [1.004, 1.004]}, {"line": {"color": "royalblue", "dash": "dot", "width": 1.2}, "mode": "lines", "showlegend": false, "type": "scatter", "x": [0.1584, 0.1569], "y": [1.004, 1.004]}, {"line": {"color": "royalblue", "dash": "dot", "width": 1.2}, "mode": "lines", "showlegend": false, "type": "scatter", "x": [0.1569, 0.1554], "y": [1.004, 1.004]}, {"line": {"color": "royalblue", "dash": "dot", "width": 1.2}, "mode": "lines", "showlegend": false, "type": "scatter", "x": [0.1554, 0.154], "y": [1.004, 1.004]}, {"line": {"color": "royalblue", "dash": "dot", "width": 1.2}, "mode": "lines", "showlegend": false, "type": "scatter", "x": [0.154, 0.1526], "y": [1.004, 1.004]}, {"line": {"color": "royalblue", "dash": "dot", "width": 1.2}, "mode": "lines", "showlegend": false, "type": "scatter", "x": [0.1526, 0.1512], "y": [1.004, 1.003]}, {"line": {"color": "royalblue", "dash": "dot", "width": 1.2}, "mode": "lines", "showlegend": false, "type": "scatter", "x": [0.1512, 0.1498], "y": [1.003, 1.003]}, {"line": {"color": "royalblue", "dash": "dot", "width": 1.2}, "mode": "lines", "showlegend": false, "type": "scatter", "x": [0.1498, 0.1484], "y": [1.003, 1.003]}, {"line": {"color": "royalblue", "dash": "dot", "width": 1.2}, "mode": "lines", "showlegend": false, "type": "scatter", "x": [0.1484, 0.1471], "y": [1.003, 1.003]}, {"line": {"color": "royalblue", "dash": "dot", "width": 1.2}, "mode": "lines", "showlegend": false, "type": "scatter", "x": [0.1471, 0.1458], "y": [1.003, 1.003]}, {"marker": {"color": "royalblue", "size": 4}, "mode": "markers", "showlegend": false, "type": "scatter", "x": [0.4854, 0.4715, 0.4584, 0.4461, 0.4343, 0.4231, 0.4125, 0.4024, 0.3928, 0.3836, 0.3749, 0.3665, 0.3585, 0.3509, 0.3435, 0.3365, 0.3297, 0.3232, 0.317, 0.311, 0.3052, 0.2996, 0.2942, 0.2891, 0.2841, 0.2792, 0.2746, 0.2701, 0.2657, 0.2615, 0.2574, 0.2534, 0.2496, 0.2458, 0.2422, 0.2387, 0.2353, 0.232, 0.2287, 0.2256, 0.2225, 0.2196, 0.2167, 0.2139, 0.2111, 0.2085, 0.2059, 0.2033, 0.2008, 0.1984, 0.1961, 0.1937, 0.1915, 0.1893, 0.1872, 0.185, 0.183, 0.181, 0.179, 0.1771, 0.1752, 0.1734, 0.1716, 0.1698, 0.1681, 0.1664, 0.1647, 0.1631, 0.1615, 0.1599, 0.1584, 0.1569, 0.1554, 0.154, 0.1526, 0.1512, 0.1498, 0.1484, 0.1471], "y": [1.113, 1.104, 1.096, 1.088, 1.081, 1.075, 1.07, 1.065, 1.06, 1.056, 1.053, 1.049, 1.046, 1.043, 1.04, 1.038, 1.036, 1.034, 1.032, 1.03, 1.028, 1.027, 1.025, 1.024, 1.023, 1.022, 1.021, 1.02, 1.019, 1.018, 1.017, 1.016, 1.016, 1.015, 1.014, 1.014, 1.013, 1.012, 1.012, 1.011, 1.011, 1.011, 1.01, 1.01, 1.009, 1.009, 1.009, 1.008, 1.008, 1.008, 1.008, 1.007, 1.007, 1.007, 1.007, 1.006, 1.006, 1.006, 1.006, 1.006, 1.005, 1.005, 1.005, 1.005, 1.005, 1.005, 1.004, 1.004, 1.004, 1.004, 1.004, 1.004, 1.004, 1.004, 1.004, 1.003, 1.003, 1.003, 1.003]}, {"marker": {"color": "royalblue", "line": {"color": "white", "width": 2}, "size": 14, "symbol": "star"}, "mode": "markers", "showlegend": false, "type": "scatter", "x": [0.1458], "y": [1.003]}, {"marker": {"color": "orange", "line": {"color": "white", "width": 2}, "size": 12, "symbol": "hexagon"}, "mode": "markers", "showlegend": false, "type": "scatter", "x": [2], "y": [-0.5136]}, {"line": {"color": "orange", "dash": "dot", "width": 1.2}, "mode": "lines", "showlegend": false, "type": "scatter", "x": [2, 2.12], "y": [-0.5136, -1.069]}, {"line": {"color": "orange", "dash": "dot", "width": 1.2}, "mode": "lines", "showlegend": false, "type": "scatter", "x": [2.12, 2.178], "y": [-1.069, -1.177]}, {"line": {"color": "orange", "dash": "dot", "width": 1.2}, "mode": "lines", "showlegend": false, "type": "scatter", "x": [2.178, 2.192], "y": [-1.177, -1.183]}, {"line": {"color": "orange", "dash": "dot", "width": 1.2}, "mode": "lines", "showlegend": false, "type": "scatter", "x": [2.192, 2.194], "y": [-1.183, -1.183]}, {"line": {"color": "orange", "dash": "dot", "width": 1.2}, "mode": "lines", "showlegend": false, "type": "scatter", "x": [2.194, 2.194], "y": [-1.183, -1.183]}, {"line": {"color": "orange", "dash": "dot", "width": 1.2}, "mode": "lines", "showlegend": false, "type": "scatter", "x": [2.194, 2.194], "y": [-1.183, -1.183]}, {"line": {"color": "orange", "dash": "dot", "width": 1.2}, "mode": "lines", "showlegend": false, "type": "scatter", "x": [2.194, 2.195], "y": [-1.183, -1.183]}, {"marker": {"color": "orange", "size": 4}, "mode": "markers", "showlegend": false, "type": "scatter", "x": [2.12, 2.178, 2.192, 2.194, 2.194, 2.194], "y": [-1.069, -1.177, -1.183, -1.183, -1.183, -1.183]}, {"marker": {"color": "orange", "line": {"color": "white", "width": 2}, "size": 14, "symbol": "star"}, "mode": "markers", "showlegend": false, "type": "scatter", "x": [2.195], "y": [-1.183]}, {"marker": {"color": "mediumpurple", "line": {"color": "white", "width": 2}, "size": 12, "symbol": "hexagon"}, "mode": "markers", "showlegend": false, "type": "scatter", "x": [2.4], "y": [-0.1991]}, {"line": {"color": "mediumpurple", "dash": "dot", "width": 1.2}, "mode": "lines", "showlegend": false, "type": "scatter", "x": [2.4, 2.21], "y": [-0.1991, -1.177]}, {"line": {"color": "mediumpurple", "dash": "dot", "width": 1.2}, "mode": "lines", "showlegend": false, "type": "scatter", "x": [2.21, 2.196], "y": [-1.177, -1.183]}, {"line": {"color": "mediumpurple", "dash": "dot", "width": 1.2}, "mode": "lines", "showlegend": false, "type": "scatter", "x": [2.196, 2.195], "y": [-1.183, -1.183]}, {"line": {"color": "mediumpurple", "dash": "dot", "width": 1.2}, "mode": "lines", "showlegend": false, "type": "scatter", "x": [2.195, 2.195], "y": [-1.183, -1.183]}, {"line": {"color": "mediumpurple", "dash": "dot", "width": 1.2}, "mode": "lines", "showlegend": false, "type": "scatter", "x": [2.195, 2.195], "y": [-1.183, -1.183]}, {"line": {"color": "mediumpurple", "dash": "dot", "width": 1.2}, "mode": "lines", "showlegend": false, "type": "scatter", "x": [2.195, 2.195], "y": [-1.183, -1.183]}, {"marker": {"color": "mediumpurple", "size": 4}, "mode": "markers", "showlegend": false, "type": "scatter", "x": [2.21, 2.196, 2.195, 2.195, 2.195], "y": [-1.177, -1.183, -1.183, -1.183, -1.183]}, {"marker": {"color": "mediumpurple", "line": {"color": "white", "width": 2}, "size": 14, "symbol": "star"}, "mode": "markers", "showlegend": false, "type": "scatter", "x": [2.195], "y": [-1.183]}, {"marker": {"color": "gray", "line": {"color": "white", "width": 2}, "size": 12, "symbol": "hexagon"}, "mode": "markers", "name": "迭代起点", "type": "scatter", "x": [null], "y": [null]}, {"marker": {"color": "gray", "line": {"color": "white", "width": 2}, "size": 14, "symbol": "star"}, "mode": "markers", "name": "迭代收敛点（颜色与迭代路径颜色相同）", "type": "scatter", "x": [null], "y": [null]}], "layout": {"height": 700, "hovermode": "x unified", "legend": {"bgcolor": "rgba(255,255,255,0.85)", "bordercolor": "lightgray", "borderwidth": 1, "font": {"size": 10}, "orientation": "h", "x": 0.5, "xanchor": "center", "y": 0.98, "yanchor": "top"}, "shapes": [{"line": {"color": "gray", "dash": "dot"}, "opacity": 0.6, "type": "line", "x0": -2.5, "x1": -2.5, "xref": "x", "y0": 0, "y1": 1, "yref": "y domain"}, {"line": {"color": "gray", "dash": "dot"}, "opacity": 0.6, "type": "line", "x0": 2.5, "x1": 2.5, "xref": "x", "y0": 0, "y1": 1, "yref": "y domain"}, {"line": {"color": "lightgray", "dash": "dash"}, "opacity": 0.5, "type": "line", "x0": 0, "x1": 1, "xref": "x domain", "y0": 0, "y1": 0, "yref": "y"}], "showlegend": true, "title": {}, "width": 1200, "xaxis": {"range": [-2.6, 2.6], "title": {}}, "yaxis": {"title": {}}}}
